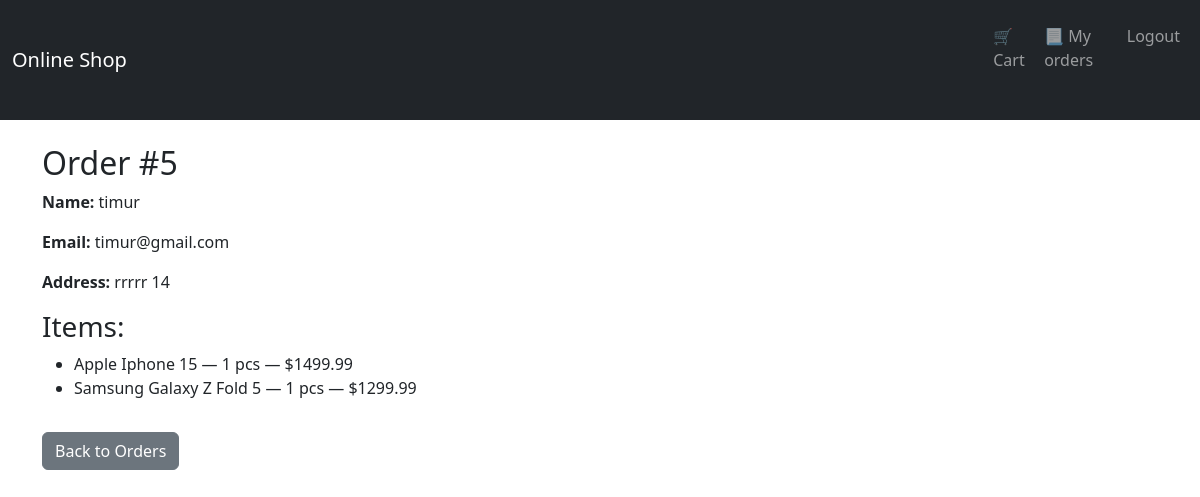
The app's page /orders/5/ (signed in) with its own data.
### store/models.py (models this page shows, shortened)
class Order(models.Model):
    name = models.CharField(max_length=100)
    email = models.EmailField()
    address = models.TextField()
    created_at = models.DateTimeField(auto_now_add=True)

class OrderItem(models.Model):
    order = models.ForeignKey(Order, on_delete=models.CASCADE)
    product = models.ForeignKey(Product, on_delete=models.CASCADE)
    quantity = models.PositiveIntegerField()

class Product(models.Model) :
    title = models.CharField(max_length=200)
    description = models.TextField(blank=True)
    price = models.DecimalField(max_digits=10, decimal_places=2)
    image = models.ImageField(upload_to='product_images/', blank=True, null=True)
    created_at = models.DateTimeField(auto_now_add=True)
    category = models.ForeignKey(Category, on_delete=models.CASCADE, null=True, blank=True)

### store/views.py (the view)
# urls.py: path('orders/<int:pk>/', views.order_detail, name='order_detail'),
@login_required
def order_detail(request, pk):
    order = Order.objects.get(pk=pk)
    order_items = OrderItem.objects.filter(order=order)
    return render(request, 'store/order_detail.html', {
        'order': order,
        'order_items': order_items,
    })

### store/templates/store/order_detail.html (shortened to what this page needs)
{% extends 'store/base.html' %}
{% block content %}
<h2>Order #{{ order.id }}</h2>
<p><strong>Name:</strong> {{ order.name }}</p>
<p><strong>Email:</strong> {{ order.email }}</p>
<p><strong>Address:</strong> {{ order.address }}</p>
<h3>Items:</h3>
<ul>
    {% for item in order_items %}
        <li>
            {{ item.product.title }} — {{ item.quantity }} pcs — ${{ item.product.price|floatformat:2 }}
        </li>
    {% endfor %}
</ul>
<a href="{% url 'my_orders' %}" class="btn btn-secondary mt-3">Back to Orders</a>
{% endblock %}

### records on screen
Order: id "5", name "timur", email "timur@gmail.com", address "rrrrr 14"
OrderItem: product "Apple Iphone 15", quantity "1", product.price "1499.99"
OrderItem: product "Samsung Galaxy Z Fold 5", quantity "1", product.price "1299.99"
